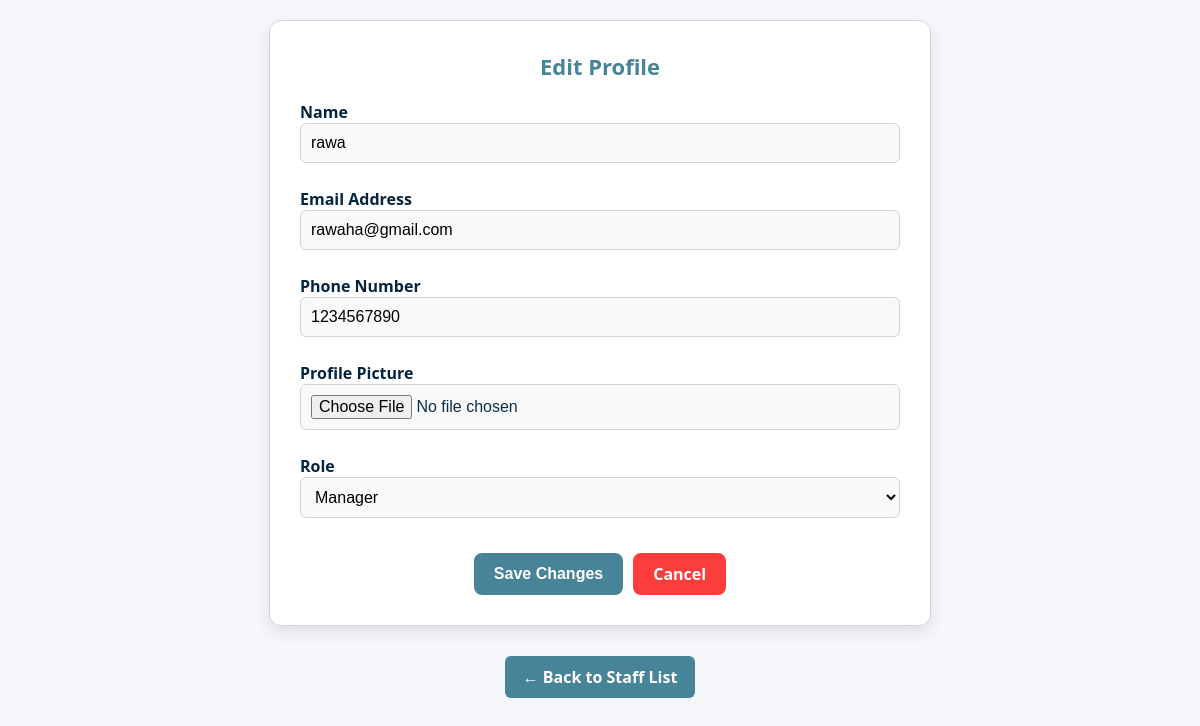
The page /admin/staff/edit?id=123461 (signed in) on the database its author committed.
### tables this page shows
CREATE TABLE `staff` (
  `staff_id` int(6) UNSIGNED NOT NULL,
  `name` varchar(25) NOT NULL,
  `email` varchar(55) NOT NULL DEFAULT 'Not Null',
  `password` text NOT NULL,
  `role` varchar(30) NOT NULL,
  `phone` varchar(15) DEFAULT NULL,
  `profile_picture` varchar(255) DEFAULT NULL
);

### app/controllers/AdminController.php (called while the page is built, shortened)
<?php
class AdminController
{
    public function staffEditForm()
    {
        $staffId = $_GET['id'] ?? null;
        $staff = StaffModel::findById($staffId);
        View::render('admin.staff_edit', ['staff' => $staff]);
    }
}

### index.php (called while the page is built, shortened)
<?php
require_once __DIR__ . '/app/core/Router.php';

### app/models/StaffModel.php (called while the page is built, shortened)
<?php
class StaffModel
{
public static function findById($staffId)
{
    $db = Database::connect();
    $stmt = $db->prepare("SELECT * FROM staff WHERE staff_id = :staff_id");
    $stmt->execute([':staff_id' => $staffId]);
    return $stmt->fetch(PDO::FETCH_ASSOC);
}
}

### app/views/admin/staff_edit.php (the view, shortened to what this page needs)
<!DOCTYPE html>
<html lang="en">
<head>
<link rel="stylesheet" href="/quick_serve/assets/css/admin/staff_edit.css?v=5" />
</head>
<body>
 <div class="edit-profile-card">
  <form action="/quick_serve/admin/staff/update" method="POST" enctype="multipart/form-data">
    <h2>Edit Profile</h2>
    <label for="name">Name</label>
    <input type="text" id="name" name="name" value="<?php echo htmlspecialchars($staff['name']); ?>" required>
    <label for="email">Email Address</label>
    <input type="email" id="email" name="email" value="<?php echo htmlspecialchars($staff['email']); ?>" required>
    <label for="phone">Phone Number</label>
    <input type="text" id="phone" name="phone" value="<?php echo htmlspecialchars($staff['phone'] ?? ''); ?>">
    <label for="profile_picture">Profile Picture</label>
    <input type="file" id="profile_picture" name="profile_picture">
    <label for="role">Role</label>
    <select id="role" name="role" required>
      <option value="Manager" <?php if ($staff['role'] === 'Manager') echo 'selected'; ?>>Manager</option>
    </select>
    <div class="form-actions">
      <button type="submit" class="btn">Save Changes</button>
      <a href="/quick_serve/admin/staff/list" class="btn cancel-btn">Cancel</a>
    </div>
  </form>
</div>
<div class="back-button">
  <a href="/quick_serve/admin/staff/list" class="back-link">← Back to Staff List</a>
</body>
</html>

### assets/css/admin/staff_edit.css (style rules this page uses)
:root { --bg-light: #f5f7fa; --card-bg-light: #ffffff; --text-light: #09304f; --accent-light: #03243f; --accent-dark: #478497; --danger-dark: #fd3c3c; --border-light: #d1d5db; }
body { font-family: 'Segoe UI', sans-serif; background-color: var(--bg-light); color: var(--text-light); margin: 0; padding: 20px; display: flex; flex-direction: column; align-items: center; }
.edit-profile-card { background-color: var(--card-bg-light); border: 1px solid var(--border-light); border-radius: 12px; box-shadow: 0 6px 16px rgba(0, 0, 0, 0.1); padding: 30px; max-width: 600px; width: 100%; }
.edit-profile-card h2 { margin-top: 0; margin-bottom: 20px; font-size: 22px; color: var(--accent-dark); text-align: center; }
label { font-weight: bold; margin-top: 10px; display: block; color: var(--accent-light); }
input[type="text"], input[type="email"], input[type="file"], select { padding: 10px; border: 1px solid var(--border-light); border-radius: 6px; font-size: 16px; width: 100%; box-sizing: border-box; margin-bottom: 15px; background-color: #f9f9f9; }
.btn { padding: 10px 20px; font-size: 16px; font-weight: bold; border: none; border-radius: 8px; cursor: pointer; color: #ffffff; background-color: var(--accent-dark); transition: background 0.3s ease, transform 0.2s ease; text-decoration: none; }
.cancel-btn { background-color: var(--danger-dark); }
.form-actions { display: flex; gap: 10px; justify-content: center; margin-top: 20px; }
.back-button { margin-top: 30px; text-align: center; }
.back-button a { background-color: #478497; color: #fff; padding: 10px 18px; border-radius: 6px; text-decoration: none; font-weight: bold; display: inline-block; transition: background-color 0.3s ease; }

### rows shown on the page
staff: name "rawa", email "rawaha@gmail.com", phone "1234567890"
